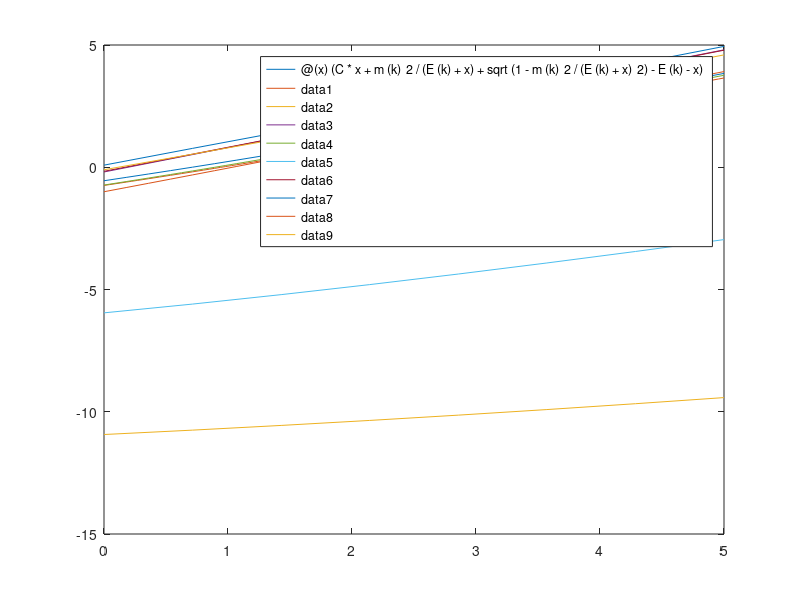

This figure's MATLAB source:
clc,clear
n = 1e3;
GAM = rand(n,1)+1;
% C = (GAM./(GAM-1));
C = 2;
clear GAM
rho = rand(n,1);
p = rand(n,1);
v = (2*rand(n,1)-1);
t = (2*rand(n,1)-1);
ga = 1./sqrt(1-v.^2);
h = 1+C.*(p./rho);
D = rho.*ga.*(1+t.*v);
m = rho.*h.*ga.^2.*v.*(1+t.*v)+t.*p;
E = rho.*h.*ga.^2-p+t.*m;

Yes = D.^2+m.^2<E.^2;

plot( D./E, m./E,'.')
title(sprintf('out of bound: %d',sum(Yes)-n))
axis equal
%% 
X = zeros(n,1);
for k = 1:10
    % X(k) = fsolve(@(x) C*x +m(k)^2/(E(k)+x) + sqrt(1-m(k)^2/(E(k)+x)^2) - E(k)-x,10);
    fplot(@(x) (C*x +m(k)^2/(E(k)+x) + sqrt(1-m(k)^2/(E(k)+x)^2) - E(k)-x),[0,5])
    hold on
end